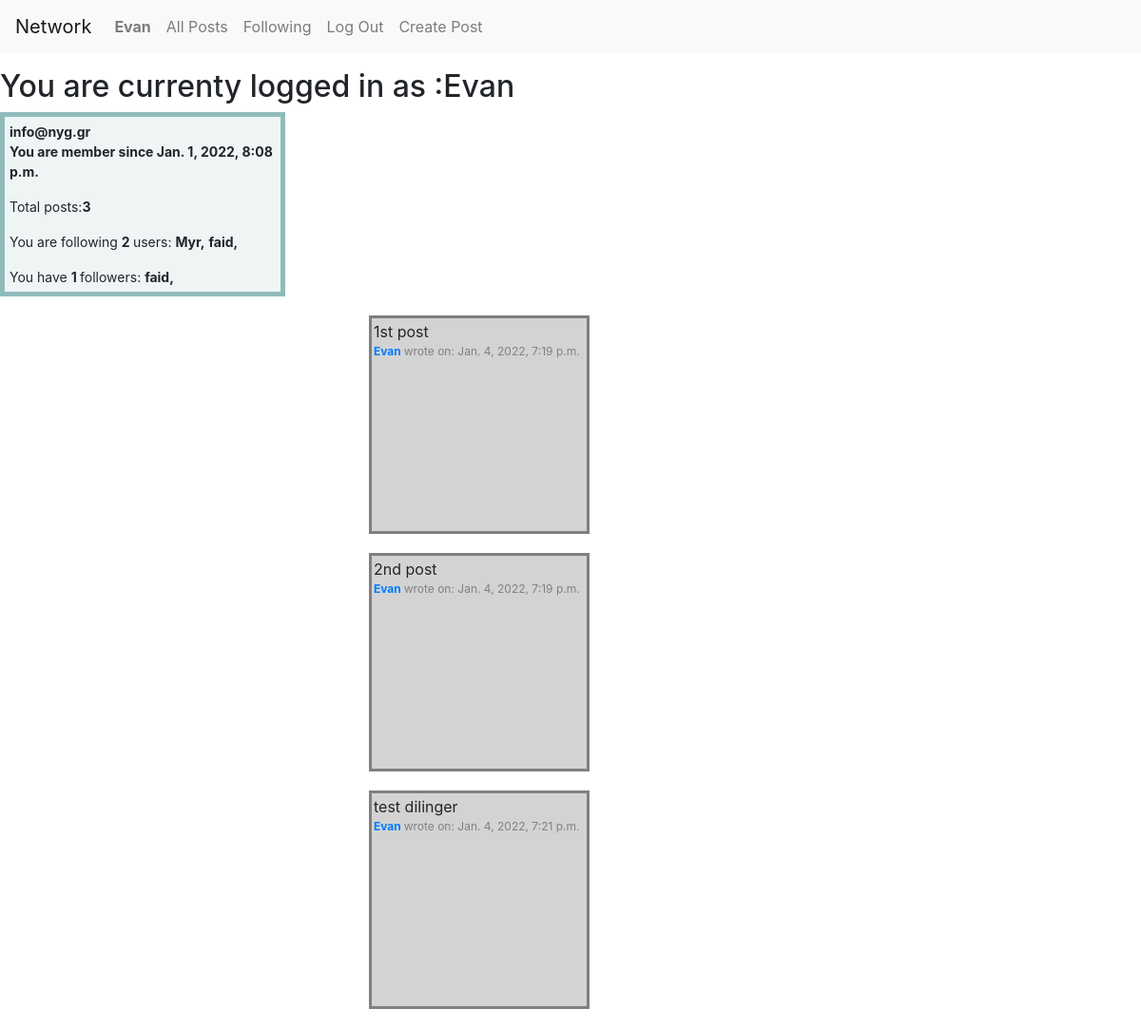
/profile/1 (signed in), run on an earlier commit of the app's database.
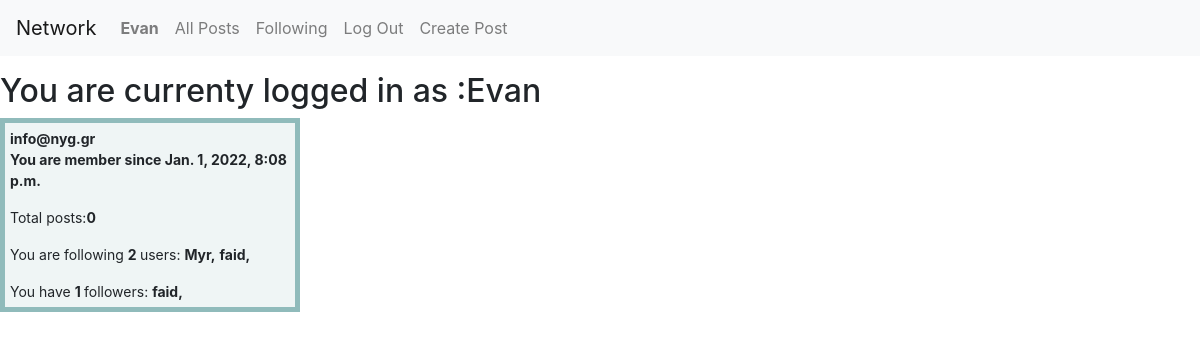
And on a later commit of the database.
### network/models.py (models this page shows, shortened)
class User(AbstractUser):
    email=models.EmailField(max_length=254)
    date_joined = models.DateTimeField(default=timezone.now)
    following = models.ManyToManyField("User", blank="TRUE", related_name="followlist")
    def __str__(self):
        return f"{self.username}"

class Mypost(models.Model):
    description=models.CharField(max_length=300)
    created_date=models.DateTimeField(default=now, editable=False)
    owner=models.ForeignKey(User, on_delete=models.CASCADE, null="TRUE", blank="TRUE")
    objects = MypostManager()

### network/views.py (the view, shortened to what this page needs)
# urls.py: path("profile/<int:user_id>", views.profile, name="profile"),
@login_required
def profile(request, user_id):
    current_user = request.user
    targ_user = User.objects.get(id=user_id)
    user_posts=Mypost.objects.filter(owner_id=user_id)
    user_posts_count=user_posts.count()
    followinglist=current_user.followlist.all()
    followerslist=User.objects.filter(followlist=current_user)
    no_of_followers=len(followerslist)
    no_of_following=len(followinglist)
    print("Your followers are", followerslist)
    print(current_user.username)
    print("You r foollowing",followinglist)
    if targ_user in followinglist: #or listing in Listing.objects.filter(listing_owner=request.user):
        print(request.user,"you are following user", targ_user)
    created_date = timezone.now()
    if request.method=="POST" and "unfollow" in request.POST:
        targ_user.following.remove(current_user)
        print(followinglist)
        return render(request, "network/profile.html", {"targ_user": targ_user, "followinglist": followinglist,
                                                        "user_posts":user_posts,"user_posts_count":user_posts_count,
                                                        "no_of_following":no_of_following,"followerslist": followerslist,
                                                        "no_of_followers":no_of_followers})
    else:
        return render(request, "network/profile.html", {"targ_user": targ_user, "followinglist": followinglist,
                                                        "user_posts":user_posts,"user_posts_count":user_posts_count,
                                                        "no_of_following":no_of_following,"followerslist": followerslist,
                                                        "no_of_followers":no_of_followers})

### network/templates/network/profile.html (shortened to what this page needs)
{% extends "network/layout.html" %}
{% block body %}
{% ifequal request.user targ_user %}
 <h2>You are currenty logged in as :{{user.username}}</h2>
<div class= "prof"><strong> {{user.email}}</strong>
    <p><strong> You are member since {{user.date_joined}}</strong></p>
Total posts:<strong>{{user_posts_count}}</strong>
       You are following <strong>{{no_of_following}} </strong> users:
        {% for fol in followinglist %}
            <strong> {{fol.username}},</strong>
        {% endfor %}
          You have  <strong>{{no_of_followers}} </strong> followers:
        {% for fol in followerslist %}
      <strong> {{fol.username}},</strong>
        {% endfor %}
</div>
<p>
    {% endifequal %}
{% for user_post in user_posts %}
<ul>
<div class="post">{{user_post.description}}
    <p style= "color:grey; font-size:12px;"> <strong><a href="{% url 'profile' targ_user.id %}" > {{targ_user.username}} </strong></a> wrote on: {{user_post.created_date}} </p>
</div>
</ul>
{% endfor %}
{% endblock %}

### network/templates/network/layout.html (shortened to what this page needs)
{% load static %}
<!DOCTYPE html>
<html lang="en">
    <head>
        <link rel="stylesheet" href="https://stackpath.bootstrapcdn.com/bootstrap/4.4.1/css/bootstrap.min.css">
        <link href="{% static 'network/styles.css' %}" rel="stylesheet">
    </head>
    <body>
        <nav class="navbar navbar-expand-lg navbar-light bg-light">
            <a class="navbar-brand" href="#">Network</a>
            <div>
              <ul class="navbar-nav mr-auto">
                {% if user.is_authenticated %}
                    <li class="nav-item">
                        <a class="nav-link" href="{% url 'profile' user.id %}" ><strong>{{ user.username }}</strong></a>
                    </li>
                {% endif %}
                <li class="nav-item">
                  <a class="nav-link" href="{% url 'index' %}">All Posts</a>
                </li>
                {% if user.is_authenticated %}
                    <li class="nav-item">
                        <a class="nav-link" href="#">Following</a>
                    </li>
                    <li class="nav-item">
                        <a class="nav-link" href="{% url 'logout' %}">Log Out</a>
                    </li>
                  <li class="nav-item">
                        <a class="nav-link" href="{% url 'create_post' %}">Create Post</a>
                    </li>
                {% endif %}
              </ul>
            </div>
          </nav>
        <div class="body">
            {% block body %}
            {% endblock %}
        </div>
    </body>
</html>

### network/static/network/styles.css (style rules this page uses)
.prof { border: 5px solid #90bbbb; background-color: #eff5f5; font-size: 14px; min-height: 10px; width: 25%; padding: 5px; margin-bottom:20px; position: relative; overflow: visible; left: 0%; }

What changed in the data, as far as the page shows it:
removed Mypost: description "1st post", {{ targ_user.username }} "Evan", created_date "Jan. 4, 2022, 7:19 p.m."
removed Mypost: description "2nd post", {{ targ_user.username }} "Evan", created_date "Jan. 4, 2022, 7:19 p.m."
removed Mypost: description "test dilinger", {{ targ_user.username }} "Evan", created_date "Jan. 4, 2022, 7:21 p.m."
Also different on the page:
{{ user_posts_count }}: "3" → "0"
